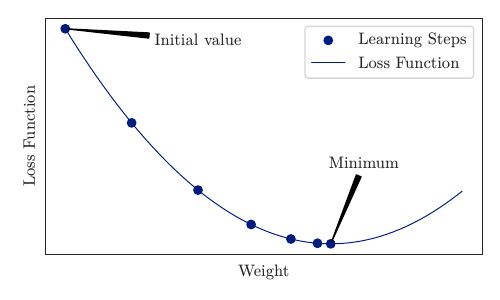

The Python source for this figure:
import numpy as np
import seaborn as sns
import matplotlib.pyplot as plt

def loss_fn(x):
    return x**2

x_cont = np.arange(-2,1,0.01)
x_points = np.array([2,1.5,1,0.6,0.3,0.1,0])*(-1)



plt.style.use(['seaborn-v0_8-white', 'seaborn-v0_8-dark-palette'])
plt.rcParams.update({
    'axes.linewidth': 0.5,
    'lines.linewidth': 0.7,
    'font.family': 'serif',
    'font.size': 12,
    'pgf.texsystem': 'xelatex',
    # 'pgf.preamble':  r'\usepackage{stix2}\usepackage[scale=0.88]{inter}',
    # 'pgf.preamble': r'\usepackage{unicode-math,fontspec}\setmathfont{STIX Two Math}\setsansfont{Inter}[Scale=0.88]',
    'pgf.preamble': r'\usepackage[default]{fontsetup}',
    # 'pgf.preamble': r'\usepackage{unicode-math,fontspec}\setmathfont{STIX Two Math}\setmainfont{STIX Two Text}\setsansfont{TeX Gyre Heros}[Scale=0.92, LetterSpace=-0.2]',
    'pgf.rcfonts' : False
})


fig, ax =  plt.subplots(1,1, figsize=(5,3)) # figsize=(5,x)

ax.scatter(x_points, loss_fn(x_points), label='Learning Steps', zorder=2)
ax.plot(x_cont, loss_fn(x_cont), label='Loss Function', zorder=1)
ax.set_xlabel('Weight')
ax.set_ylabel('Loss Function')
ax.legend(loc=1, frameon=True)
ax.set_yticklabels([])
ax.set_xticklabels([])
ax.annotate(
    text='Initial value',
    xy=(-2,4),
    xytext=(-1,3.8),
    verticalalignment='center',
    horizontalalignment='center',
    arrowprops={
        'arrowstyle': 'wedge',
        'facecolor': 'black'
    },
    

)
ax.annotate(
    'Minimum',
    (-0,0),
    verticalalignment='center',
    horizontalalignment='center',
    arrowprops={
        'arrowstyle': 'wedge',
        'facecolor': 'black'
    },
    xytext=(0.25,1.5),

)
fig.tight_layout()
# fig.savefig('gradient_descent.pdf', backend='pgf')
fig.savefig('figures/3review/nn/gradient_descent.pdf', backend='pgf')
# plt.show()